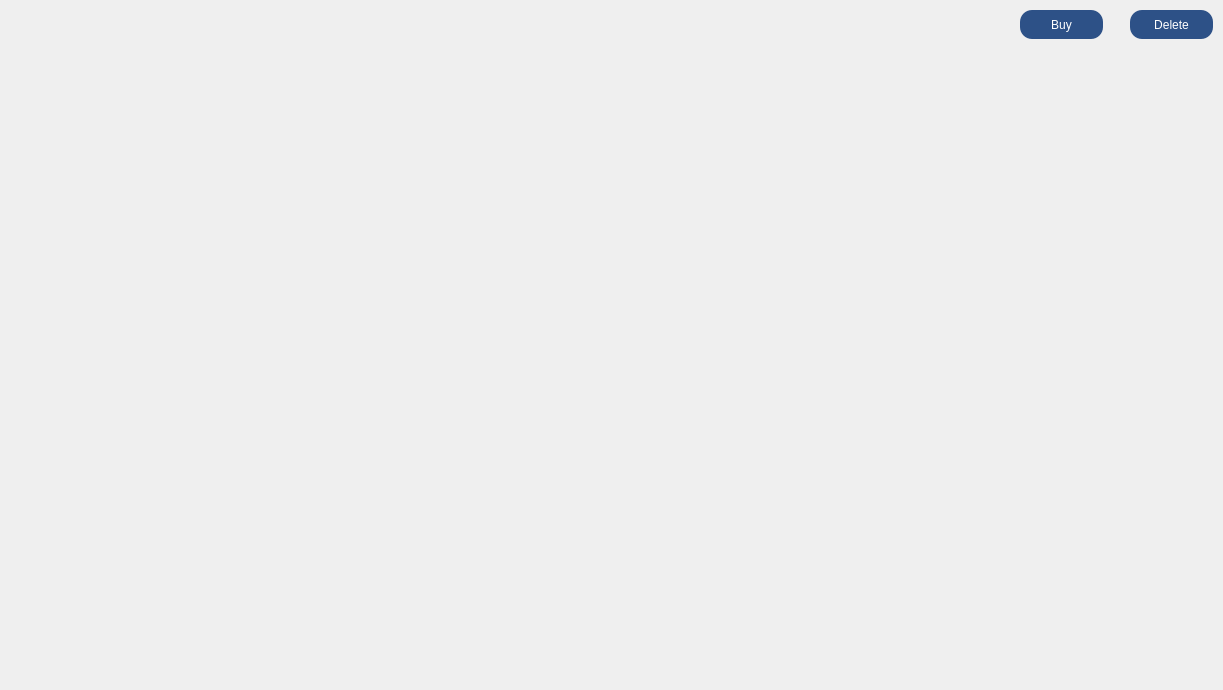
<?xml version="1.0" encoding="UTF-8"?>
<ui version="4.0">
 <class>Cart</class>
 <widget class="QDialog" name="Cart">
  <property name="geometry">
   <rect>
    <x>0</x>
    <y>0</y>
    <width>1223</width>
    <height>690</height>
   </rect>
  </property>
  <property name="windowTitle">
   <string>Dialog</string>
  </property>
  <widget class="QPushButton" name="Buy_btn">
   <property name="geometry">
    <rect>
     <x>1020</x>
     <y>10</y>
     <width>83</width>
     <height>29</height>
    </rect>
   </property>
   <property name="styleSheet">
    <string notr="true">color: rgb(255, 255, 255);
background: rgb(45, 81, 135);
border-radius: 12px;</string>
   </property>
   <property name="text">
    <string>Buy</string>
   </property>
  </widget>
  <widget class="QPushButton" name="delete_btn">
   <property name="geometry">
    <rect>
     <x>1130</x>
     <y>10</y>
     <width>83</width>
     <height>29</height>
    </rect>
   </property>
   <property name="styleSheet">
    <string notr="true">color: rgb(255, 255, 255);
background: rgb(45, 81, 135);
border-radius: 12px;</string>
   </property>
   <property name="text">
    <string>Delete</string>
   </property>
  </widget>
 </widget>
 <resources/>
 <connections/>
</ui>
